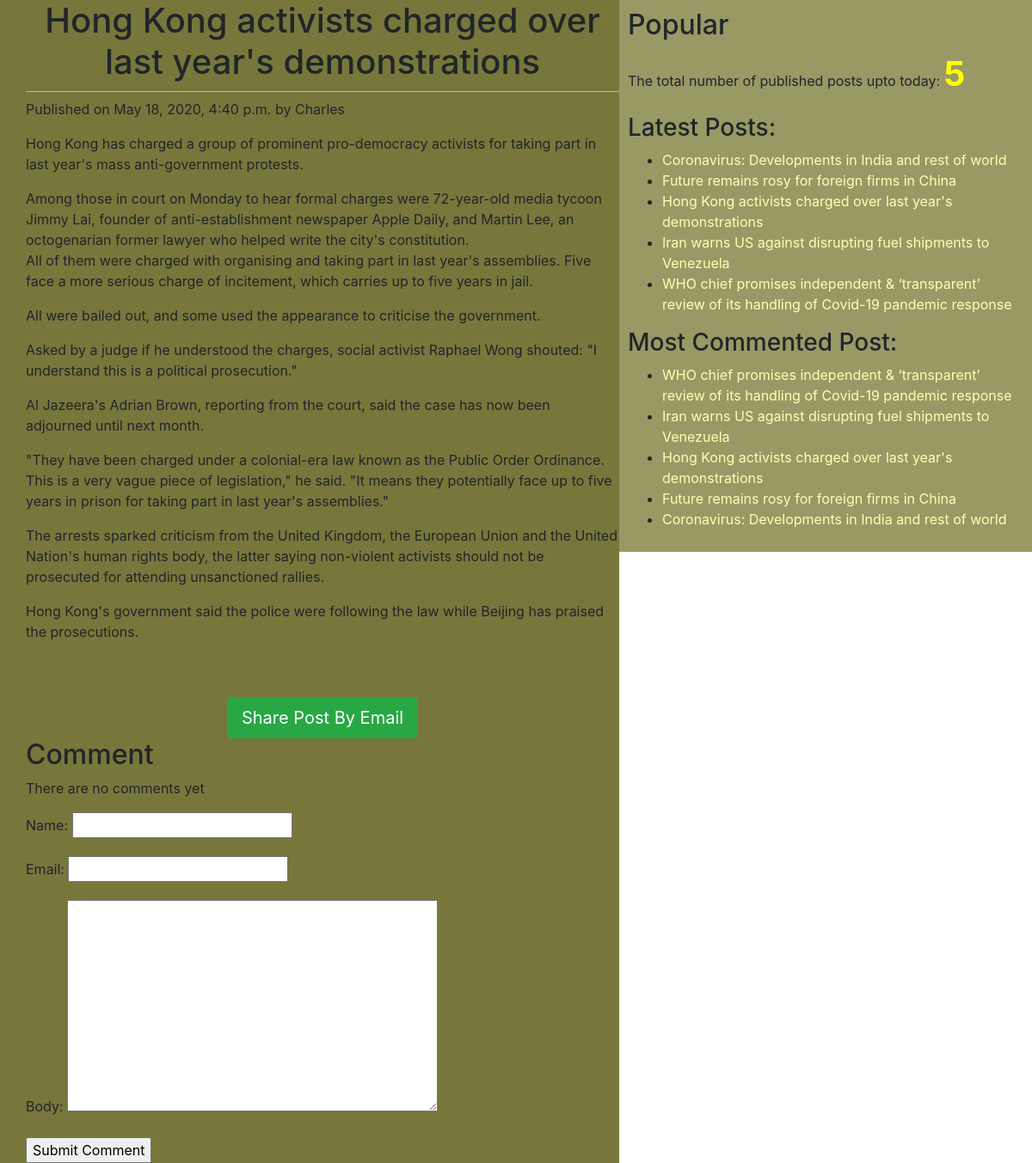
/2020/05/18/hong-kong-activists-charged-over-last-years-demonstrations/, run on the app's committed database.
### blog/models.py (models this page shows, shortened)
class Post(models.Model):
    STATUS_CHOICES=(('draft','Draft'),('published','Published'))
    title=models.CharField(max_length=256)
    slug=models.SlugField(max_length=264,unique_for_date='publish')
    author=models.ForeignKey(User,related_name='blog_posts',on_delete=models.PROTECT)
    body=models.TextField()
    publish=models.DateTimeField(default=timezone.now)
    created=models.DateTimeField(auto_now_add=True)
    updated=models.DateTimeField(auto_now=True)
    status=models.CharField(max_length=10,choices=STATUS_CHOICES, default='draft')
    objects=CustomManager()
    tags=TaggableManager()
    class Meta:
        ordering=('-publish',)
    def get_absolute_url(self):
        return reverse ('post_detail',args=[self.publish.year,self.publish.strftime('%m'),self.publish.strftime('%d'),self.slug])

### blog/views.py (the view)
# urls.py: re_path('(?P<year>\d{4})/(?P<month>\d{2})/(?P<day>\d{2})/(?P<post>[-\w]+)/$',views.post_detail_view,name='post_detail'),
def post_detail_view(request,year,month,day,post):
    post=get_object_or_404(Post,slug=post,status='published',publish__year=int(year),publish__month=int(month),publish__day=int(day))
    comments=post.comment.filter(active=True)
    csubmit=False
    if request.method=="POST":
        form = CommentForm(request.POST)
        if form.is_valid():
            new_comment=form.save(commit=False)
            new_comment.post=post
            new_comment.save()
            csubmit=True
    else:
        form=CommentForm()
    return render(request,'blog/post_detail.html',{'post':post,'form':form,'csubmit':csubmit,'comments':comments})

### blog/forms.py
class CommentForm(forms.ModelForm):
    class Meta:
        model=Comment
        fields=('name','email','body')

### blog/models.py (called while the page is built)
    def get_queryset(self):
        return super().get_queryset().filter(status='published')

### blog/templatetags/blog_tags.py (called while the page is built)
@register.simple_tag
def total_posts():
    return Post.objects.count()

@register.inclusion_tag('blog/latest_post123.html')
def show_latest_posts(count=3):
    latest_posts=Post.objects.order_by('-publish')[:count]
    return {'latest_posts':latest_posts}

@register.simple_tag
def get_most_commented_posts(count=10):
    return Post.objects.annotate(total_comments=Count('comment')).order_by('-total_comments')[:count]

### templates/blog/post_detail.html (shortened to what this page needs)
{%extends 'blog/base.html'%}
{%block content%}
  <h1>{{post.title}}</h1>
  <p id='date'> Published on {{post.publish}} by {{post.author|title}}</p>
  {{post.body|linebreaks}}<br><br>
  <div class="container" align='center'>
    <a href="/{{post.id}}/share" class="btn btn-lg btn-success" target='_blank'> Share Post By Email</a>
  </div>
  {%with commnets.count as comments_count%}
    <h2>{{comments_count}} Comment{{comments_count|pluralize}}</h2>
    {%endwith%}
    {%if comments%}
      {%for comment in comments%}
        <p id='ch'>Comment {{forloop.counter}} by {{comment.name}} on {{comment.created}}</p>
        <div class="cb">{{comment.body|linebreaks}}</div>
      {%endfor%}
      {%else%}
        <p>There are no comments yet</p>
    {%endif%}
    {%if csubmit%}
      <h2>Your Comments are added successfully </h2>
      {%else%}
        <form method="post">
          {{form.as_p}}
          <input type="submit" value="Submit Comment">
    {%endif%}
        </form>
{%endblock%}

### templates/blog/base.html (shortened to what this page needs)
<!DOCTYPE html>
{%load staticfiles%}
{%load blog_tags%}
<html lang="en" dir="ltr">
  <head>
    <link rel="stylesheet" href="https://stackpath.bootstrapcdn.com/bootstrap/4.4.1/css/bootstrap.min.css">
    <link rel="stylesheet" href="{%static 'css/blog1.css'%}">
  </head>
  <body>
    <div class="content">
      {%block content%}{%endblock%}
    </div>
      <div class="sidebar">
        <h2>Popular</h2>
        <p>The total number of published posts upto today: <span id='pcount'>{%total_posts%}</span> </p>
        <h3>Latest Posts: </h3> {%show_latest_posts 100%}
        <h3>Most Commented Post:</h3>
        {%get_most_commented_posts as most_commented_posts%}
        <ul>
          {%for post in most_commented_posts%}
          <li> <a href="{{post.get_absolute_url}}">{{post.title}}</a> </li>
          {%endfor%}
        </ul>
      </div>
  </body>
</html>

### templates/blog/latest_post123.html
<ul>
  {%for post in latest_posts%}
  <li><a href="{{post.get_absolute_url}}">{{post.title}}</a></li>
  {%endfor%}
</ul>

### static/css/blog1.css (style rules this page uses)
.content { width:60%; float:left; padding:0 0 0 30px; background:#77773c; height:100; }
.sidebar { width:40%; float:right; padding:10px; background:#999966; height:100%; }
h1 { text-align:center; border-bottom: 1px solid #bbb; padding-bottom: 10px; }
a { color:white; }
a { color:#ffffb3; }
#pcount { font-size: 40px; color: yellow; font-weight: bold; }

### data on the page
Post: title "Hong Kong activists charged over last year's demonstrations", publish "May 18, 2020, 4:40 p.m.", author "Charles", body "Hong Kong has charged a group of prominent pro-democracy activists for taking part in last year's mass anti-government protests. Among those in court on Monday to hear formal charges were 72-year-old media tycoon Jimmy Lai, founder of anti-establishment newspaper Apple Daily, and Martin Lee, an octogenarian former lawyer who helped write the city's constitution. All of them were charged with organising and taking part in last year's assemblies. Five face a more serious charge of incitement, which carries up to five years in jail. All were bailed out, and some used the appearance to criticise the government. Asked by a judge if he understood the charges, social activist Raphael Wong shouted:…"
Post: title "Coronavirus: Developments in India and rest of world"
Post: title "Future remains rosy for foreign firms in China"
Post: title "Iran warns US against disrupting fuel shipments to Venezuela"
Post: title "WHO chief promises independent & ‘transparent’ review of its handling of Covid-19 pandemic response"
